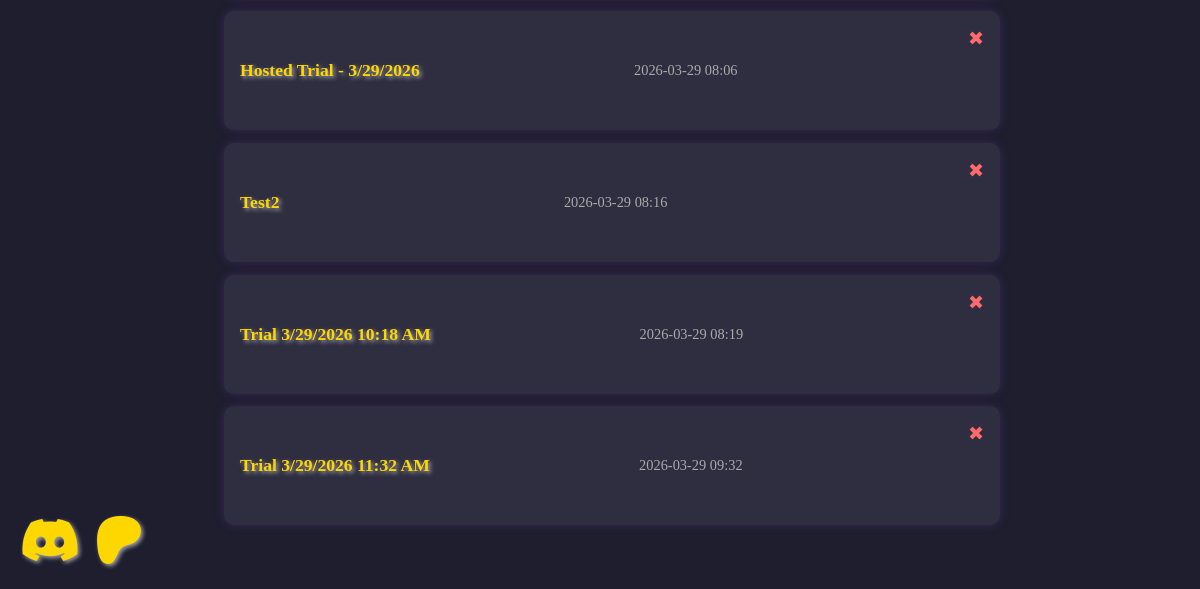
/runs (lower part), run on an earlier commit of the app's database.
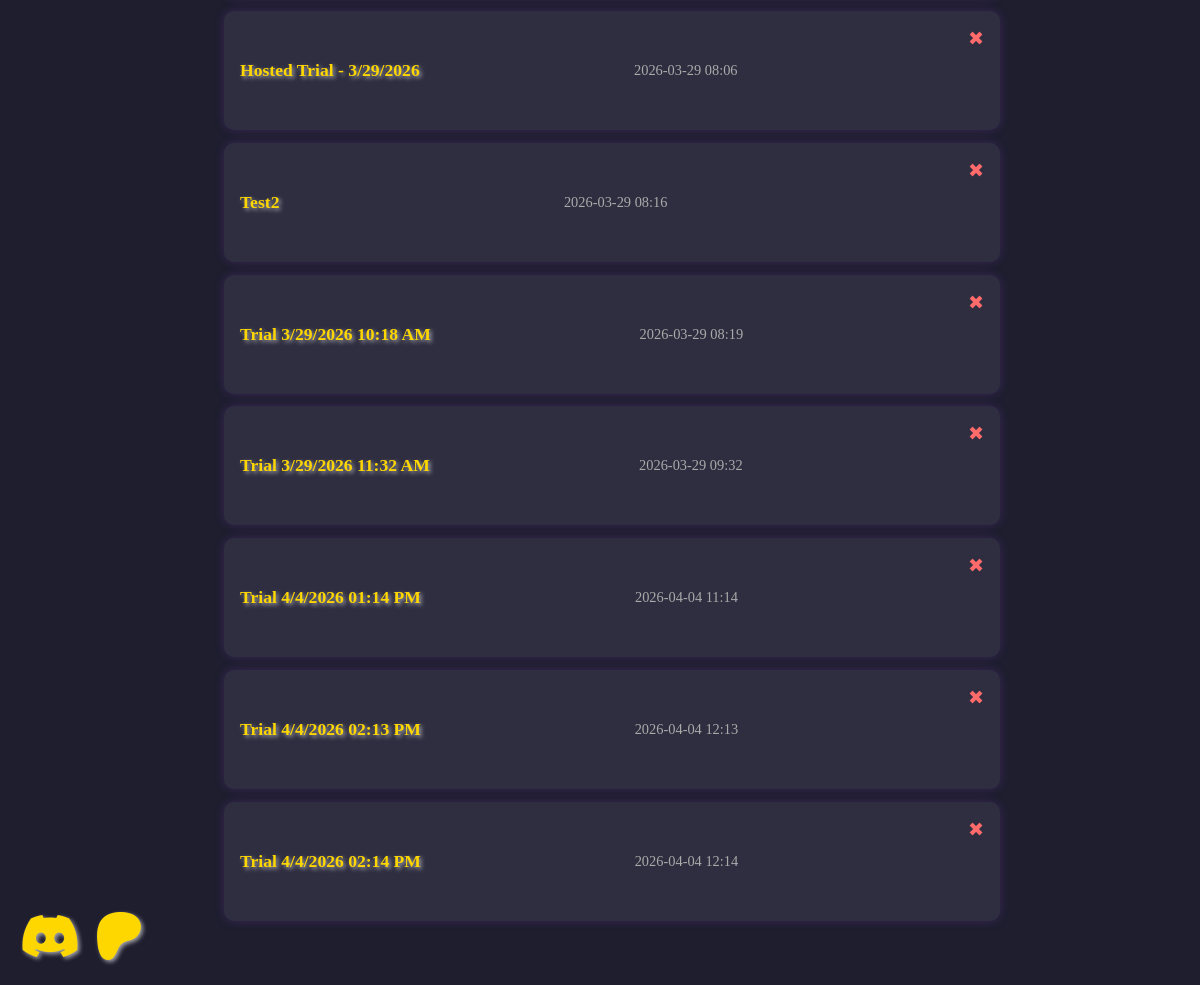
And on a later commit of the database.
### models.py (models this page shows, shortened)
class Run(db.Model):
    id = db.Column(db.Integer, primary_key=True)
    title_run = db.Column(db.String(100), nullable=False)
    created_at = db.Column(db.DateTime, default=func.now(), nullable=False)
    data = db.Column(db.Text, nullable=False)  # Stores the run as JSON
    user_id = db.Column(db.Integer, db.ForeignKey('user.id'), nullable=True)

### app.py (the view)
@app.route("/runs")
def list_runs():
    runs = Run.query.all()
    return render_template("runs.html", runs=runs)

### templates/runs.html (shortened to what this page needs)
<!DOCTYPE html>
<html lang="en">
<head>
    <link rel="stylesheet" href="{{ url_for('static', filename='style.css') }}">
    <link rel="stylesheet" href="https://cdnjs.cloudflare.com/ajax/libs/font-awesome/6.5.0/css/all.min.css">
</head>
<body>
    <ul class="run-list">
        {% for run in runs %}
        <li>
            <a href="{{ url_for('view_run', run_id=run.id) }}">{{ run.title_run }}</a>
            <span class="timestamp">{{ run.created_at.strftime('%Y-%m-%d %H:%M') }}</span>
            <form action="{{ url_for('delete_run', run_id=run.id) }}" method="POST" class="delete-form"
                onsubmit="return confirm('Are you sure you want to delete this Run?');">
                <button type="submit" class="delete-button" title="Delete Run">✖</button>
            </form>
        </li>
        {% else %}
        <li class="empty">No runs saved yet.</li>
        {% endfor %}
    </ul>
    <div class="social-icons">
        <a href="https://discord.gg/CmNqX7Mrtp" target="_blank" rel="noopener noreferrer">
            <i class="fa-brands fa-discord"></i>
        </a>
        <a href="https://www.patreon.com/c/TheMortalTrials" target="_blank" rel="noopener noreferrer">
            <i class="fa-brands fa-patreon"></i>
        </a>
    </div>
</body>
</html>

### static/style.css (style rules this page uses)
body { background: #1e1e2f; color: #f4f4f4; font-family: 'Georgia', serif; padding: 2rem; max-width: 800px; margin: auto; text-align: center; }
a { color: #ffd700; text-decoration: none; font-size: 2rem; text-shadow: 2px 2px 4px rgba(255, 255, 255, 0.6); transition: color 0.3s ease, text-shadow 0.3s ease; }
.social-icons { position: fixed; bottom: 20px; left: 20px; display: flex; gap: 15px; z-index: 1000; }
.social-icons a { font-size: 3rem; }
button { background: #643173; border: none; color: #fff; padding: 0.7rem 1.2rem; font-size: 1.1rem; border-radius: 8px; cursor: pointer; margin-bottom: 2rem; }
form { margin-bottom: 2rem; }
ul { list-style: square; margin-left: 1.5rem; }
.run-list { padding: 0; list-style: none; margin-bottom: 2rem; }
.run-list li { background: #2e2e40; margin: 0.8rem 0; padding: 1rem; border-radius: 10px; box-shadow: 0 0 10px rgba(100, 50, 150, 0.4); display: flex; justify-content: space-between; align-items: center; transition: transform 0.2s; }
.run-list a { color: #ffd700; text-decoration: none; font-weight: bold; font-size: 1.1rem; }
.run-list .timestamp { color: #aaa; font-size: 0.9rem; }
.delete-form { display: inline; margin-left: 1rem; }
.delete-button { background: transparent; border: none; color: #ff6b6b; font-size: 1.2rem; cursor: pointer; padding: 0; transition: color 0.2s ease; }

What changed in the data, as far as the page shows it:
added Run: title_run "Trial 4/4/2026 01:14 PM", created_at "2026-04-04 11:14"
added Run: title_run "Trial 4/4/2026 02:13 PM", created_at "2026-04-04 12:13"
added Run: title_run "Trial 4/4/2026 02:14 PM", created_at "2026-04-04 12:14"
